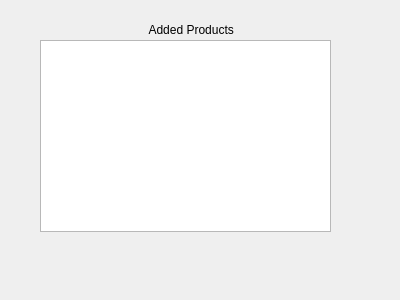
<?xml version="1.0" encoding="UTF-8"?>
<ui version="4.0">
 <class>Form</class>
 <widget class="QWidget" name="Form">
  <property name="geometry">
   <rect>
    <x>0</x>
    <y>0</y>
    <width>400</width>
    <height>300</height>
   </rect>
  </property>
  <property name="windowTitle">
   <string>Form</string>
  </property>
  <widget class="QListWidget" name="listWidget">
   <property name="geometry">
    <rect>
     <x>40</x>
     <y>40</y>
     <width>291</width>
     <height>192</height>
    </rect>
   </property>
  </widget>
  <widget class="QLabel" name="label">
   <property name="geometry">
    <rect>
     <x>46</x>
     <y>20</y>
     <width>281</width>
     <height>20</height>
    </rect>
   </property>
   <property name="sizePolicy">
    <sizepolicy hsizetype="Maximum" vsizetype="Maximum">
     <horstretch>0</horstretch>
     <verstretch>0</verstretch>
    </sizepolicy>
   </property>
   <property name="autoFillBackground">
    <bool>false</bool>
   </property>
   <property name="text">
    <string>                               Added Products</string>
   </property>
  </widget>
 </widget>
 <resources/>
 <connections/>
</ui>
